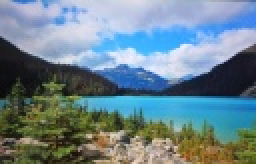
#> input picture Machine Learning/HW10/scene2.jpg, 128 x 82 px (shown 2 times larger)
$ python main.py
#> lines starting #> are read from the running program, lines starting #| are printed output that depends on the picture
# %%
import numpy as np
import scipy.sparse as sp
from scipy.sparse.linalg import eigsh
import matplotlib.pyplot as plt
from skimage import io
from sklearn.cluster import KMeans


def spectral_clustering(image_path, k, sigma=0.1):
    # Load image and normalize
#> called with image_path = 'scene2.jpg', k = 15, sigma = 0.1
    image: np.ndarray = io.imread(image_path) / 255.0
    height: int = image.shape[0]
#> height = 82
    width: int = image.shape[1]
#> width = 128
    channels: int = image.shape[2]
#> channels = 3
    n_pixels: int = height * width
#> n_pixels = 10496

    # Construct the affinity matrix A
    data: list = []
    rows: list = []
    cols: list = []

    for i in range(height):
        for j in range(width):
            idx: int = i * width + j
            I_i: np.ndarray = image[i, j, :]

            # Neighbor positions (left, right, up, down)
            neighbors: list = []
            if j > 0:
                neighbors.append((i, j - 1))
            if j < width - 1:
                neighbors.append((i, j + 1))
            if i > 0:
                neighbors.append((i - 1, j))
            if i < height - 1:
                neighbors.append((i + 1, j))

            for ni, nj in neighbors:
                idx_neighbor: int = ni * width + nj
                I_j: np.ndarray = image[ni, nj, :]
                weight: float = np.exp(-np.sum((I_i - I_j) ** 2) / sigma ** 2)
                data.append(weight)
                rows.append(idx)
                cols.append(idx_neighbor)
#> after the loop, neighbors = [(81, 126), (80, 127)]

    # Build the sparse affinity matrix A
    A = sp.coo_matrix((data, (rows, cols)), shape=(n_pixels, n_pixels))
    A = (A + A.transpose()) / 2  # Ensure symmetry

    # Compute the normalized Laplacian
    degrees: np.ndarray = np.array(A.sum(axis=1)).flatten()
    degrees_sqrt_inv = 1.0 / np.sqrt(degrees)
    # Handle divisions by zero
    degrees_sqrt_inv[np.isinf(degrees_sqrt_inv)] = 0
    D_sqrt_inv = sp.diags(degrees_sqrt_inv)
    L_sym = sp.eye(n_pixels) - D_sqrt_inv.dot(A).dot(D_sqrt_inv)

    # Compute the first k+1 eigenvectors
    eigenvalues, eigenvectors = eigsh(L_sym, k=k+1, which='SM')
    eigenvectors = eigenvectors[:, 1:k+1]  # Skip the first eigenvector

    # Perform k-means clustering
    kmeans: KMeans = KMeans(n_clusters=k, n_init=10)
    labels: np.ndarray = kmeans.fit_predict(eigenvectors)
    label_image: np.ndarray = labels.reshape((height, width))

    # Part a) Display the label image
    plt.imshow(label_image, cmap='nipy_spectral')
    plt.title(f'Spectral Clustering with {k} Clusters')
    plt.axis('off')
    plt.show()
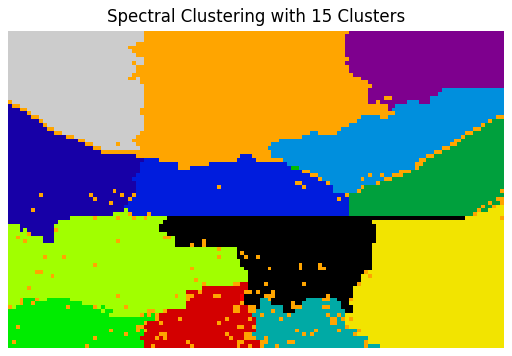
#> figure drawn by matplotlib, 1 panel

    # Part b) Construct the clustered image
    flat_image: np.ndarray = image.reshape(-1, 3)
    clustered_image: np.ndarray = np.zeros_like(flat_image)

    for cluster in range(k):
        mask = (labels == cluster)
        cluster_pixels = flat_image[mask]
        mean_color = cluster_pixels.mean(axis=0)
        clustered_image[mask] = mean_color
#> this loop made 15 passes
#> mean_color on passes 1, 2, 3, 4, 5, 6, 7, 9, 10, 11, 12, 14: [0.318, 0.587, 0.632], [0.51, 0.645, 0.863], [0.133, 0.146, 0.132], [0.195, 0.294, 0.414], [0.725, 0.786, 0.903], [0.708, 0.64, 0.568], [0.0993, 0.116, 0.173], [0.327, 0.326, 0.209], [0.306, 0.338, 0.192], [0.324, 0.495, 0.453], [0.585, 0.722, 0.86], [0.519, 0.454, 0.357]
#> (cluster_pixels, mean_color) on passes 8, 13: ([[0.529, 0.647, 0.843], [0.557, 0.667, 0.851]], [0.543, 0.657, 0.847]), ([[0.525, 0.49, 0.455], [0.506, 0.471, 0.435]], [0.516, 0.48, 0.445])

    clustered_image = clustered_image.reshape((height, width, 3))
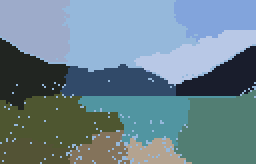
#> clustered_image: shape (82, 128, 3) float64 (shown 2 times larger); mean of channels 0, 1, 2 0.421, 0.515, 0.559; drawn as R, G, B

    # Display the clustered image
    plt.imshow(clustered_image)
    plt.title(f'Clustered Image with {k} Clusters')
    plt.axis('off')
    plt.show()


# Run spectral clustering with 15 clusters
spectral_clustering('scene2.jpg', k=15)

# Run spectral clustering with 25 clusters
spectral_clustering('scene2.jpg', k=25)
#> call 2 of spectral_clustering, with image_path = 'scene2.jpg', k = 25, sigma = 0.1
#> in spectral_clustering (call 2), `plt.show()`:
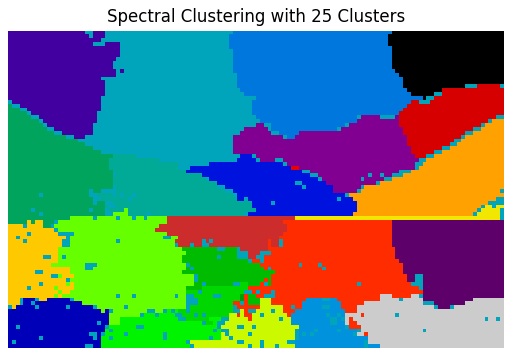
#> figure drawn by matplotlib, 1 panel
#> the loop in spectral_clustering (call 2), `for cluster in range(k):` made 25 passes
#> mean_color on passes 1, 2, 3, 4, 5, 6, 7, 8, 9, 10, 11, 13: [0.487, 0.623, 0.853], [0.203, 0.564, 0.671], [0.744, 0.817, 0.925], [0.605, 0.649, 0.774], [0.343, 0.337, 0.229], [0.2, 0.367, 0.583], [0.535, 0.723, 0.919], [0.693, 0.625, 0.555], [0.599, 0.689, 0.784], [0.198, 0.214, 0.203], [0.108, 0.117, 0.114], [0.302, 0.341, 0.191]
#> in spectral_clustering (call 2), `clustered_image = clustered_image.reshape((height, width, 3))`:
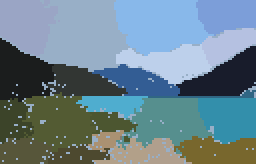
#> clustered_image: shape (82, 128, 3) float64 (shown 2 times larger); mean of channels 0, 1, 2 0.421, 0.515, 0.559; drawn as R, G, B

# %%
